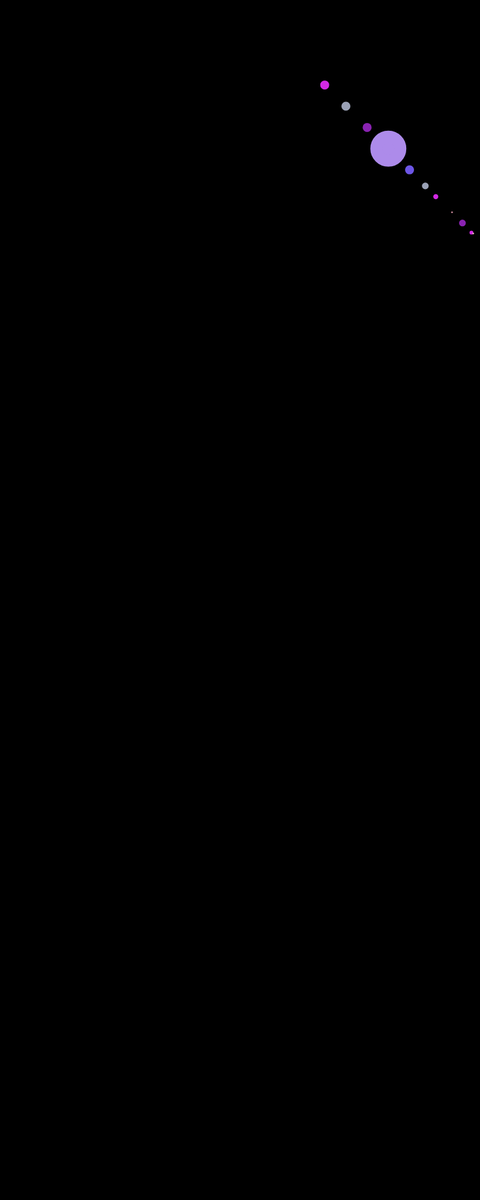
Frame 1 (no input)
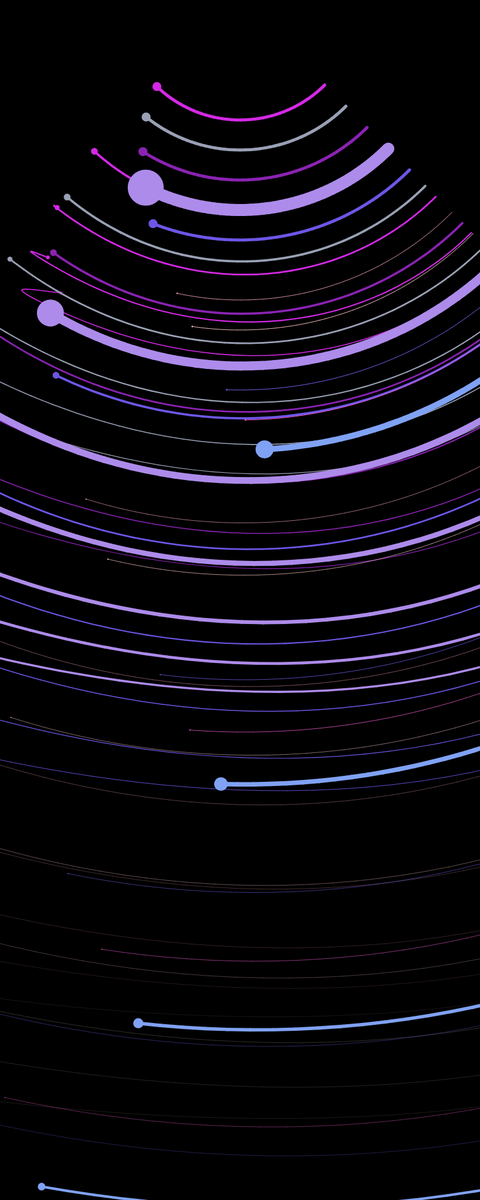
Frame 60 (no input)
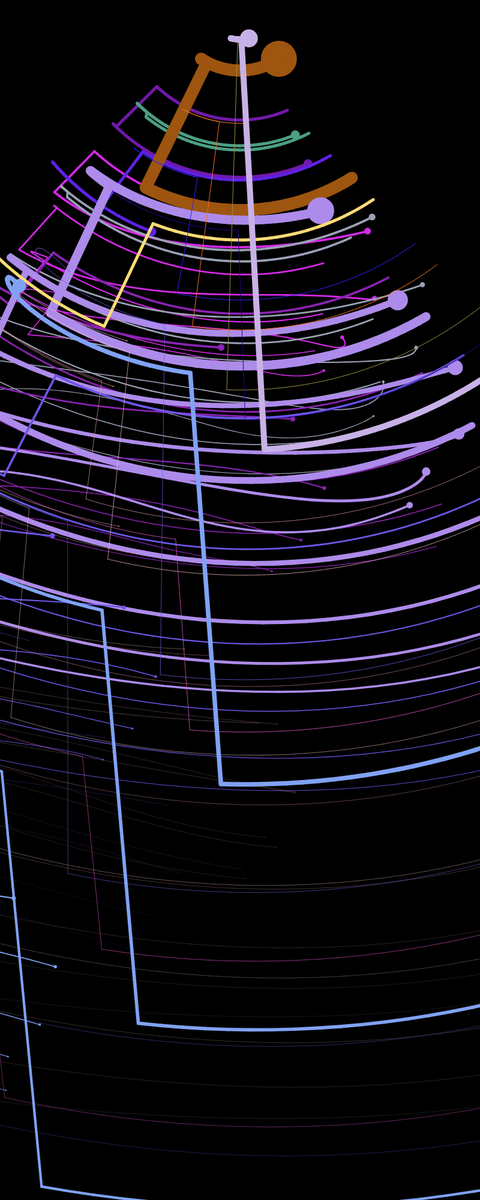
Frame 120 (the mouse pressed at the canvas centre since frame 60)

The p5.js sketch that drew these frames (run headless with seeded random() and noise() and a simulated clock; from frame 60 on, the mouse is pressed at the canvas centre):

// p5.js sketch
// ── sketch.js
let pendulums = [];

function setup() {
  createCanvas(800, 2000);
  
  let p1 = new Pendulum(color(random(100, 255), random(0, 200), random(150, 255)), 200, 5);
  let p2 = new Pendulum(color(random(100, 255), random(0, 200), random(150, 255)), 250, 5);
  let p3 = new Pendulum(color(random(100, 255), random(0, 200), random(150, 255)), 300, 5);
  let p4 = new Pendulum(color(random(100, 255), random(0, 200), random(150, 255)), 350, 20);
  let p5 = new Pendulum(color(random(100, 255), random(0, 200), random(150, 255)), 400, 5);
  let p6 = new Pendulum(color(random(100, 255), random(0, 200), random(150, 255)), 500, 1);
  let p7 = new Pendulum(color(random(100, 255), random(0, 200), random(150, 255)), 550, 1);
  let p8 = new Pendulum(color(random(100, 255), random(0, 200), random(150, 255)), 650, 1);
  let p9 = new Pendulum(color(random(100, 255), random(0, 200), random(150, 255)), 700, 1);
  let p10 = new Pendulum(color(random(100, 255), random(0, 200), random(150, 255)), 750, 10);
  

  
  pendulums.push(p1);
  pendulums.push(p2);
  pendulums.push(p3);
  pendulums.push(p4);
  pendulums.push(p5);
  pendulums.push(p6);
  pendulums.push(p7);
  pendulums.push(p8);
  pendulums.push(p9);
  pendulums.push(p10);

}

function draw() {
  background(0)
  
  for (let i = 0; i < pendulums.length; i++) {
    pendulums[i].update();
    pendulums[i].display();
  }
 
}
//This will update and display all the pendulums in the array, regardless of how many there are.
/*p1.update();
  p1.display();

  p2.update();
  p2.display();

  p3.update();
  p3.display();*/
  function mousePressed() {
   
   
   for (let i = 0; i < pendulums.length; i++) {
    pendulums[i].len = random(50, 600);
    pendulums[i].color = color(random(255), random(255), random(255));

  }
 
 
 
  }



  class Pendulum {
    constructor(color, len, size) {
      this.color = color;
      this.len = len;
      this.size = size;
      this.origin = createVector(width/2, 0);
      this.angle = PI/4;
      this.angleV = 0;
      this.angleA = 0;
      this.bob = createVector();
      this.gravity = .5;
      this.childPendulum = null;
      if (len > 75) {
        this.childPendulum = new Pendulum(color, len * 0.75, size * 0.75);
      }
      this.trail = [];
    }
  
    update() {
      let force = this.gravity * sin(this.angle);
      this.angleA = (-1 * force) / this.len;
      this.angleV += this.angleA;
      this.angle += this.angleV;
      this.bob.x = this.len * sin(this.angle) + this.origin.x;
      this.bob.y = this.len * cos(this.angle) + this.origin.y;
  
      if (this.childPendulum) {
        this.childPendulum.origin = this.bob.copy();
        this.childPendulum.update();
      }
  
      this.trail.push(createVector(this.bob.x, this.bob.y));
      const MAX_TRAIL_LENGTH = 100;
      if (this.trail.length > MAX_TRAIL_LENGTH) {
        this.trail.shift();
      }
    }
  
    display() {
      stroke(this.color);
      strokeWeight(this.size);
      for (let i = 1; i < this.trail.length; i++) {
        line(this.trail[i-1].x, this.trail[i-1].y, this.trail[i].x, this.trail[i].y);
      }
      fill(this.color);
      ellipse(this.bob.x, this.bob.y, this.size*2);
  
      if (this.childPendulum) {
        this.childPendulum.display();
      }
    }
  }
    
  
  
